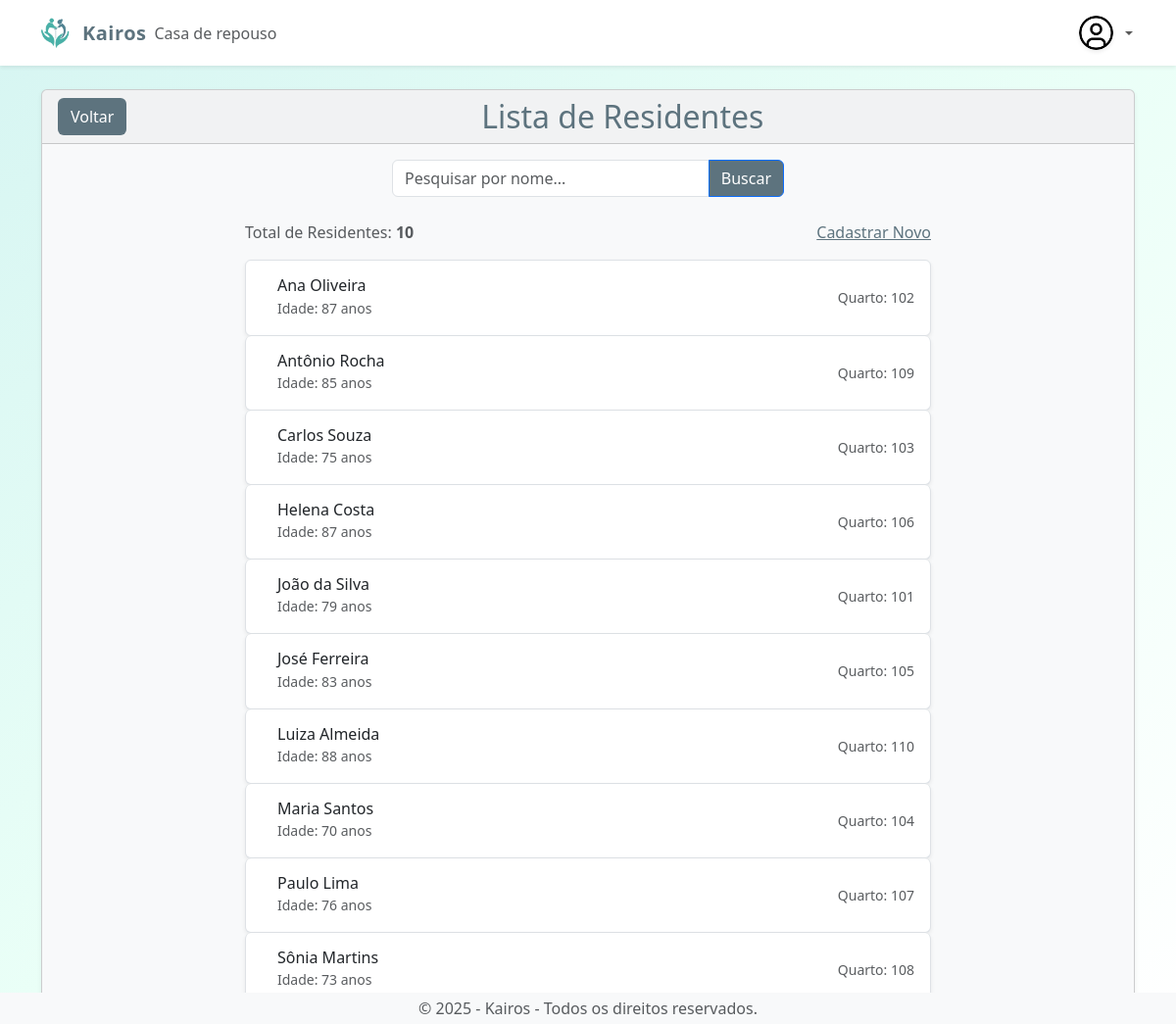
The page /listResidentes.php (signed in) on the database its author committed.
### tables this page shows
CREATE TABLE `tb_residentes` (
  `id` int(11) NOT NULL,
  `nome` varchar(255) NOT NULL,
  `data_nasc` date DEFAULT NULL,
  `cpf` varchar(14) NOT NULL,
  `rg` varchar(20) DEFAULT NULL,
  `telefone` varchar(20) DEFAULT NULL,
  `endereco` text DEFAULT NULL,
  `email` varchar(100) DEFAULT NULL,
  `quarto` varchar(50) DEFAULT NULL,
  `medicamentos` text DEFAULT NULL,
  `alergias` text DEFAULT NULL,
  `restricoes_alimentares` text DEFAULT NULL,
  `responsavel_nome` varchar(255) DEFAULT NULL,
  `responsavel_telefone` varchar(20) DEFAULT NULL,
  `responsavel_email` varchar(100) DEFAULT NULL,
  `parente_grau` varchar(50) DEFAULT NULL
);

### listResidentes.php (the view, shortened to what this page needs)
<?php
include_once "header.php";
$search = $_GET['search'] ?? '';
if (!empty($search)) {
  $sql = $pdo->prepare("SELECT * FROM tb_residentes WHERE nome LIKE :search ORDER BY nome ASC");
  $sql->bindValue(':search', '%' . $search . '%');
  $sql->execute();
} else {
  $sql = $pdo->query("SELECT * FROM tb_residentes ORDER BY nome ASC");
}
$residentes = $sql->fetchAll(PDO::FETCH_ASSOC);
function calcularIdade($data_nasc)
{
  $nasc = new DateTime($data_nasc);
  $hoje = new DateTime();
  return $nasc->diff($hoje)->y;
}
?>
<main class="container mt-4">
  <div class="card bg-light shadow-sm rounded-lg">
    <div class="card-header">
      <div class="d-flex justify-content-between align-items-center">
        <a href="dashboard.php" class="btn text-white" style="background-color: #5D737E;">Voltar</a>
        <h2 class="mb-0 text-center flex-grow-1 color1">Lista de Residentes</h2>
      </div>
    </div>
    <div class="card-body">
      <form method="GET" class="mb-4">
        <div class="input-group mx-auto" style="max-width: 400px;">
          <input type="text" name="search" class="form-control" placeholder="Pesquisar por nome..." value="<?= htmlspecialchars($search) ?>">
          <button class="btn btn-primary" type="submit" style="background-color: #5D737E;">Buscar</button>
        </div>
      </form>
      <div class="d-flex justify-content-between align-items-center mb-3" style="max-width: 700px; margin: 0 auto;">
        <p class="mb-0 text-muted">Total de Residentes: <strong><?= count($residentes) ?></strong></p>
        <a href="frmCadResidente.php" class="color1">Cadastrar Novo</a>
      </div>
      <?php if (count($residentes) > 0): ?>
        <div class="list-group mx-auto" style="max-width: 700px;">
          <?php foreach ($residentes as $res): ?>
            <div class="list-group-item list-group-item-action d-flex justify-content-between align-items-center p-3 shadow-sm rounded"
              data-bs-toggle="modal" data-bs-target="#residenteModal"
              data-nome="<?= htmlspecialchars($res['nome']) ?>"
              data-data_nasc="<?= htmlspecialchars((new DateTime($res['data_nasc']))->format('d/m/Y')) ?>"
              data-cpf="<?= htmlspecialchars($res['cpf']) ?>"
              data-rg="<?= htmlspecialchars($res['rg']) ?>"
              data-telefone="<?= htmlspecialchars($res['telefone']) ?>"
              data-endereco="<?= htmlspecialchars($res['endereco']) ?>"
              data-email="<?= htmlspecialchars($res['email']) ?>"
              data-quarto="<?= htmlspecialchars($res['quarto']) ?>"
              data-medicamentos="<?= htmlspecialchars($res['medicamentos']) ?>"
              data-alergias="<?= htmlspecialchars($res['alergias']) ?>"
              data-restricoes_alimentares="<?= htmlspecialchars($res['restricoes_alimentares']) ?>"
              data-responsavel_nome="<?= htmlspecialchars($res['responsavel_nome']) ?>"
              data-responsavel_telefone="<?= htmlspecialchars($res['responsavel_telefone']) ?>"
              data-responsavel_email="<?= htmlspecialchars($res['responsavel_email']) ?>"
              data-parente_grau="<?= htmlspecialchars($res['parente_grau']) ?>">
              <div class="d-flex align-items-center">
                <div>
                  <h6 class="mb-0"><?= htmlspecialchars($res['nome']) ?></h6>
                  <small class="text-muted">Idade: <?= calcularIdade($res['data_nasc']) ?> anos</small>
                </div>
              </div>
              <small class="text-muted">Quarto: <?= htmlspecialchars($res['quarto']) ?></small>
            </div>
          <?php endforeach; ?>
        </div>
      <?php else: ?>
        <div class="alert alert-warning text-center">Nenhum residente encontrado.</div>
      <?php endif; ?>
    </div>
  </div>
</main>
<?php include_once "footer.php"; ?>

### style.css (style rules this page uses)
.color1 { color: #5D737E; }
p { color: #5D737E; }
body { background: linear-gradient(to bottom right, #d6f5f2, #eafff7, #ffffff); min-height: 100vh; }
.rounded-lg { border-radius: 15px; }

### rows shown on the page
tb_residentes: nome "Ana Oliveira", data_nasc "87", quarto "102"
tb_residentes: nome "Antônio Rocha", data_nasc "85", quarto "109"
tb_residentes: nome "Carlos Souza", data_nasc "75", quarto "103"
tb_residentes: nome "Helena Costa", data_nasc "87", quarto "106"
tb_residentes: nome "João da Silva", data_nasc "79", quarto "101"
tb_residentes: nome "José Ferreira", data_nasc "83", quarto "105"
tb_residentes: nome "Luiza Almeida", data_nasc "88", quarto "110"
tb_residentes: nome "Maria Santos", data_nasc "70", quarto "104"
tb_residentes: nome "Paulo Lima", data_nasc "76", quarto "107"
tb_residentes: nome "Sônia Martins", data_nasc "73", quarto "108"

### other values the page prints
count($residentes) "10"
